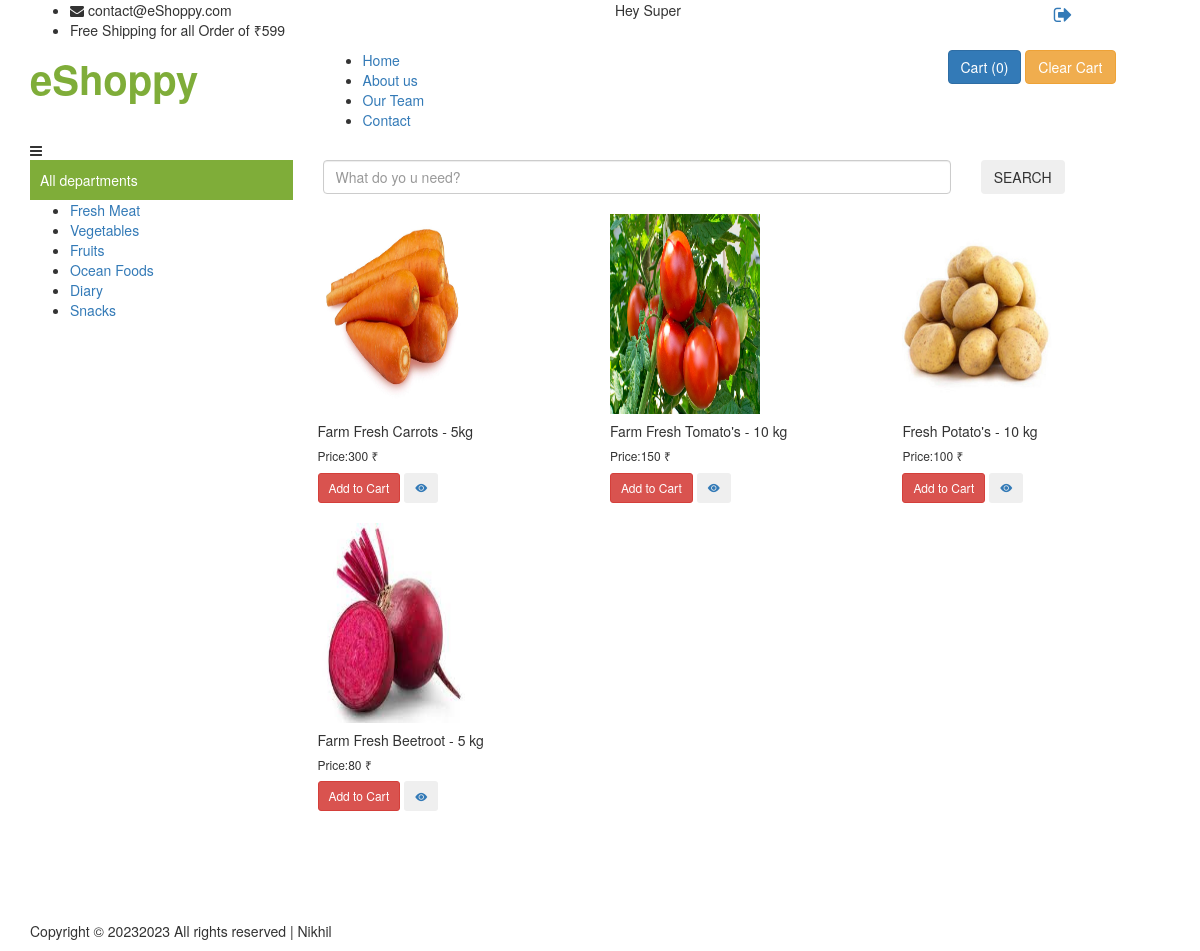
The page /category/vegetables (signed in) on the database its author committed.
### app/models.py (models this page shows, shortened)
class Product(models.Model):
    product_id = models.AutoField
    brand = models.CharField(max_length=100)
    product_name = models.CharField(max_length=100)
    category = models.ForeignKey(
        'Category',
        on_delete=models.CASCADE,
    )
    deals = models.CharField(max_length=100, default="")
    price = models.IntegerField(default=0)
    desc = models.CharField(max_length=300)
    image = models.ImageField(upload_to='images')

### app/views.py (the view)
# urls.py: path('category/<slug>', views.ByCategory, name='Category'),
def ByCategory(request, slug):
    allProds = []
    catprods = Category.objects.get(slug=slug)
    prodlist = Product.objects.filter(category=catprods)
    params = {'allProds': prodlist}
    return render(request, "products.html", params)

### templates/products.html (shortened to what this page needs)
{% extends 'base.html' %}
{% load static %}
{% block body %}
<section id="portfolio" class="portfolio">
    <div class="row">
        {% for i in allProds %}
        <div class="col-md-4" style="padding: 10px;">
            <div class="p-4">
              <img src="/media/{{i.image}}" class="card-img-top" alt="not found" height="200px" width="150px" />
              <div class="card-body">
                <h5 class="card-title text-blaack mt-2" id="namepr{{i.id}}">
                  {{i.product_name}}
                </h5>
                <h6 class="card-title mt-3 mb-3">
                  Price:<span id="pricepr{{i.id}}">{{i.price}}</span> ₹
                </h6>
                <span id="divpr{{i.id}}" class="divpr">
                  <button id="pr{{i.id}}" class="btn btn-danger cart btn-sm mt-0">
                    Add to Cart
                  </button>
                </span>
                <a href="/media/{{i.image}}">
                  <button class="btn btn-dark btn-sm cart"><i class="bi bi-eye-fill"></i></button></a>
              </div>
            </div>
          </div>
        {% endfor %}
    </div>
</section>
{% endblock body %}

### templates/base.html (shortened to what this page needs)
{% load static %}
<!DOCTYPE html>
<html lang="en">
<head>
    <link href="{% static '/assets/vendor/bootstrap-icons/bootstrap-icons.css' %}" rel="stylesheet">
    <link rel="stylesheet" href="https://cdnjs.cloudflare.com/ajax/libs/font-awesome/4.7.0/css/font-awesome.min.css">
    <link href="https://preview.colorlib.com/theme/ogani/css/style.css" rel="stylesheet">
</head>
<body class="h-full">
    <header class="header">
        <div class="header__top">
            <div class="container">
                <div class="row">
                    <div class="col-lg-6 col-md-6">
                        <div class="header__top__left">
                            <ul>
                                <li><i class="fa fa-envelope"></i> contact@eShoppy.com</li>
                                <li>Free Shipping for all Order of ₹599</li>
                            </ul>
                        </div>
                    </div>
                    <div class="col-lg-6 col-md-6">
                        <div class="header__top__right ">
                            <div class="header__top__right__auth ">
                                <div class="d-flex justify-content-between">
                                    {% if request.user.is_authenticated %}
                                    <div class="row">
                                        <div class="col-md-9">
                                            <div style="padding-right: 20px;">Hey {{request.user.first_name }}</div>
                                        </div>
                                        <div class="col-md-3">
                                            <a style="cursor: pointer; font-size: 20px;" data-toggle="tooltip"
                                                data-placement="bottom" title="Logout" href="/account/logout/"><i
                                                    class="fa fa-sign-out" aria-hidden="true"></i></a>
                                        </div>
                                    </div>
                                    {% else %}
                                    <a href="/account/login"><i class="fa fa-user"></i> Login</a>
                                    {% endif %}
                                </div>
                            </div>
                        </div>
                    </div>
                </div>
            </div>
        </div>
        <div class="container">
            <div class="row">
                <div class="col-lg-3">
                    <div class="header__logo">
                        <a style="text-decoration: none;" href="/"> <span
                                style="font-size: 40px; color: #7FAD39; font-weight: 800;"
                                class="e-logo">eShoppy</span></a>
                    </div>
                </div>
                <div class="col-lg-6">
                    <nav class="header__menu">
                        <ul>
                            <li><a href="/">Home</a></li>
                            <li><a href="../../about">About us</a></li>
                            <li><a href="../../team">Our Team</a></li>
                            <li><a href="../../contact">Contact</a></li>
                        </ul>
                    </nav>
                </div>
                <div class="col-lg-3">
                    <div class="header__cart">
                        <ul>
                            <li class="btn btn-primary scrollto cursor-pointer " style="cursor: pointer;" id="popcart"
                                data-container="body" data-toggle="popover" data-placement="bottom" data-html="true">
                                Cart (<span id="cart">0</span>)
                            </li>
                            <li onclick="clearCart()" id="clearCart" class="btn btn-warning scrollto cursor-pointer ">
                                Clear Cart</li>
                        </ul>
                    </div>
                </div>
            </div>
            <div class="humberger__open">
                <i class="fa fa-bars"></i>
            </div>
        </div>
    </header>
    <div class="container" style="padding-bottom: 100px;">
        <div class="row">
            <div class="col-lg-3">
                <div class="hero__categories">
                    <div style="padding: 10px; color: #FFF; background-color: #7FAD39;">
                        <span>All departments</span>
                    </div>
                    <ul>
                        <li><a href="/category/fresh-meat">Fresh Meat</a></li>
                        <li><a href="/category/vegetables">Vegetables</a></li>
                        <li><a href="/category/fruits">Fruits</a></li>
                        <li><a href="/category/sea-foods">Ocean Foods</a></li>
                        <li><a href="/category/diary">Diary</a></li>
                        <li><a href="/category/snacks">Snacks</a></li>
                    </ul>
                </div>
            </div>
            <div class="col-lg-9">
                <div class="hero__search">
                    <div class="row">
                        <div class="col-md-9">
                            <input id="searchProduct" placeholder="What do yo u need?" type="text" class="form-control"
                                placeholder="Search">
                        </div>
                        <div class="col-md-3">
                            <button id="searchBtn" type="button" class="btn site-btn">SEARCH</button>
                        </div>
                    </div>
                </div>
                <main id="main" class="topless">
                    {% block body %}
                    {% endblock body %}
                </main>
            </div>
        </div>
    </div>
    <footer class="footer spad">
        <div class="container">
            <div class="row">
                <div class="col-lg-12">
                    <div class="footer__copyright">
                        <div class="footer__copyright__text">
                            <p>
                                Copyright ©
                                <script>document.write(new Date().getFullYear());</script>2023 All rights reserved |
                                Nikhil
                            </p>
                        </div>
                    </div>
                </div>
            </div>
        </div>
    </footer>
    <link rel="stylesheet" href="https://maxcdn.bootstrapcdn.com/bootstrap/3.4.1/css/bootstrap.min.css">
</body>
</html>

### templates/base.html (style rules this page uses)
a:link { text-decoration: none; }

### rows shown on the page
Product: image (picture), product_name "Farm Fresh Carrots - 5kg", price "300"
Product: image (picture), product_name "Farm Fresh Tomato's - 10 kg", price "150"
Product: image (picture), product_name "Fresh Potato's - 10 kg", price "100"
Product: image (picture), product_name "Farm Fresh Beetroot - 5 kg", price "80"

### other values the page prints
{{ request.user.first_name }} "Super"
